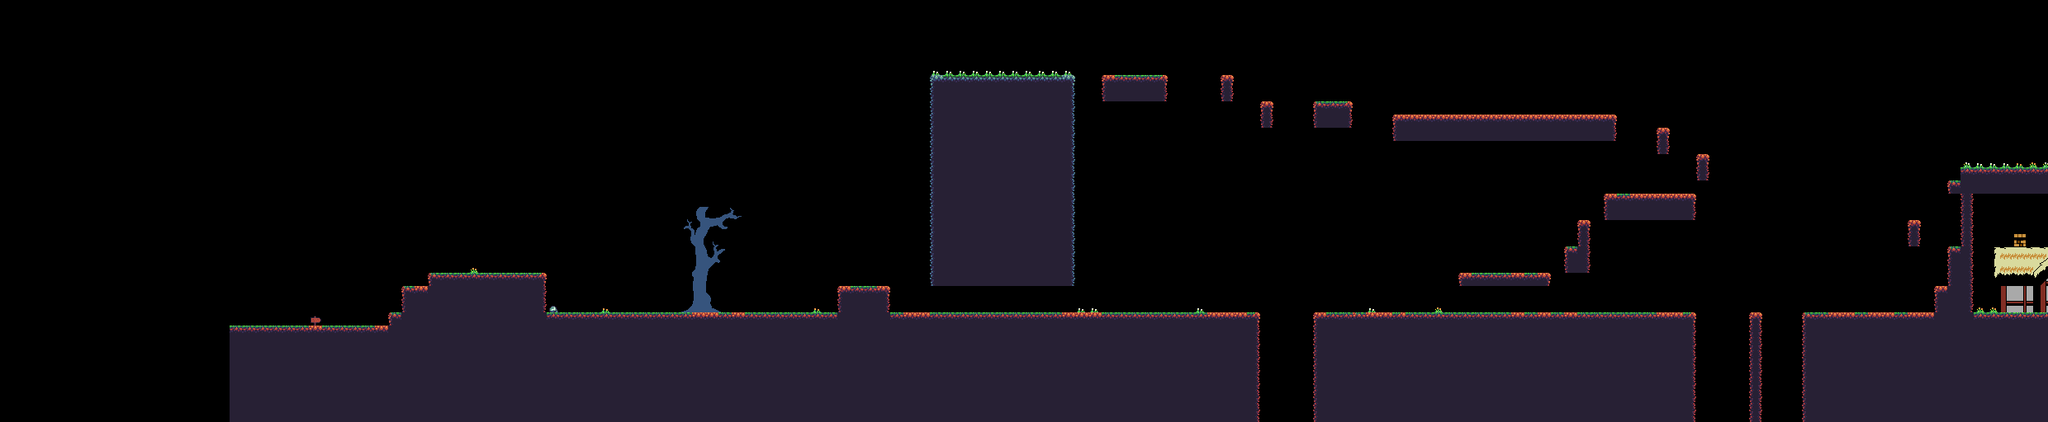

This is a level from a 2D game, rendered from its Tiled map with the project's own tilesets. A one-line summary and the map file follow, with tile-layer data summarised:
An orthogonal 155x32 tile map with 16x16 px tiles, 2 tile layers (Objects, Collisions), 2 tilesets and 24 objects.

<map version="1.0" orientation="orthogonal" renderorder="right-down" width="155" height="32" tilewidth="16" tileheight="16" nextobjectid="1">
 <tileset firstgid="1" name="sheet" tilewidth="16" tileheight="16" tilecount="136" columns="17">
  <image source="../Sprites/characters/sheet.png" width="272" height="128" />
  <tile id="7">
   <objectgroup draworder="index">
    <object id="3" x="0" y="0" width="16" height="15.9091" />
   </objectgroup>
  </tile>
  <tile id="8">
   <objectgroup draworder="index">
    <object id="5" x="0.0909091" y="0" width="15.9091" height="15.9091" />
   </objectgroup>
  </tile>
  <tile id="9">
   <objectgroup draworder="index" />
  </tile>
  <tile id="10">
   <objectgroup draworder="index">
    <object id="1" x="-0.0909091" y="-0.181818" width="16.1818" height="16.3636" />
   </objectgroup>
  </tile>
  <tile id="11">
   <objectgroup draworder="index">
    <object id="1" x="-0.181818" y="0" width="16.2727" height="16.0909" />
   </objectgroup>
  </tile>
  <tile id="12">
   <objectgroup draworder="index">
    <object id="1" x="-0.0909091" y="0" width="16.0909" height="16" />
   </objectgroup>
  </tile>
  <tile id="13">
   <objectgroup draworder="index">
    <object id="1" x="-0.181818" y="-0.181818" width="16.2727" height="16.2727" />
   </objectgroup>
  </tile>
  <tile id="25">
   <objectgroup draworder="index">
    <object id="4" x="0" y="0" width="16.1818" height="16.1818" />
   </objectgroup>
  </tile>
  <tile id="26">
   <objectgroup draworder="index">
    <object id="1" x="0" y="0" width="16.0909" height="15.9091" />
   </objectgroup>
  </tile>
  <tile id="27">
   <objectgroup draworder="index">
    <object id="1" x="-0.181818" y="-0.181818" width="16.1818" height="16.3636" />
   </objectgroup>
  </tile>
  <tile id="28">
   <objectgroup draworder="index">
    <object id="4" x="-0.363636" y="16.0909">
     <polyline points="0,0 16.5455,0" />
    </object>
   </objectgroup>
  </tile>
  <tile id="29">
   <objectgroup draworder="index">
    <object id="1" x="-0.0909091" y="-0.181818" width="16.0909" height="16.2727" />
   </objectgroup>
  </tile>
  <tile id="30">
   <objectgroup draworder="index">
    <object id="3" x="0" y="-0.0909091" width="16.0909" height="16.3636" />
   </objectgroup>
  </tile>
  <tile id="41">
   <objectgroup draworder="index">
    <object id="1" x="0.0909091" y="0" width="15.8182" height="15.9091" />
   </objectgroup>
  </tile>
  <tile id="42">
   <objectgroup draworder="index">
    <object id="1" x="-0.0909091" y="0" width="16.1818" height="15.9091" />
   </objectgroup>
  </tile>
  <tile id="43">
   <objectgroup draworder="index">
    <object id="1" x="0.0909091" y="-0.0909091" width="16" height="16.1818" />
   </objectgroup>
  </tile>
  <tile id="44">
   <objectgroup draworder="index">
    <object id="1" x="-0.0909091" y="-0.0909091" width="16.0909" height="16.1818" />
   </objectgroup>
  </tile>
  <tile id="45">
   <objectgroup draworder="index">
    <object id="1" x="-0.0909091" y="0" width="16.1818" height="16.0909" />
   </objectgroup>
  </tile>
  <tile id="46">
   <objectgroup draworder="index">
    <object id="1" x="0" y="-0.0909091" width="15.9091" height="15.8182" />
   </objectgroup>
  </tile>
  <tile id="47">
   <objectgroup draworder="index">
    <object id="1" x="-0.0909091" y="0.0909091" width="16.1818" height="15.8182" />
   </objectgroup>
  </tile>
  <tile id="59">
   <objectgroup draworder="index">
    <object id="1" x="0" y="0.0909091" width="15.9091" height="15.8182" />
   </objectgroup>
  </tile>
  <tile id="60">
   <objectgroup draworder="index">
    <object id="1" x="0.0909091" y="-0.0909091" width="15.8182" height="16" />
   </objectgroup>
  </tile>
  <tile id="61">
   <objectgroup draworder="index">
    <object id="1" x="-0.0909091" y="-0.0909091" width="16.1818" height="16.1818" />
   </objectgroup>
  </tile>
  <tile id="63">
   <objectgroup draworder="index">
    <object id="1" x="0" y="-0.0909091" width="16" height="16.0909" />
   </objectgroup>
  </tile>
  <tile id="64">
   <objectgroup draworder="index">
    <object id="1" x="0.0909091" y="-0.0909091" width="16.0909" height="16.1818" />
   </objectgroup>
  </tile>
  <tile id="70">
   <objectgroup color="#ff0000" draworder="index" name="Collisions" />
  </tile>
 </tileset>
 <tileset firstgid="137" name="village" tilewidth="16" tileheight="16" tilecount="4096" columns="64">
  <image source="../Sprites/village.png" width="1024" height="1024" />
 </tileset>
 <layer name="Objects" width="155" height="32" offsetx="278.788" offsety="27.2727">
  <data>[4960 cells, 2084 non-empty, 113 distinct tile ids]</data>
 </layer>
 <layer name="Collisions" width="155" height="32">
  <data>[4960 cells, 0 non-empty, 0 distinct tile ids]</data>
 </layer>
</map>
